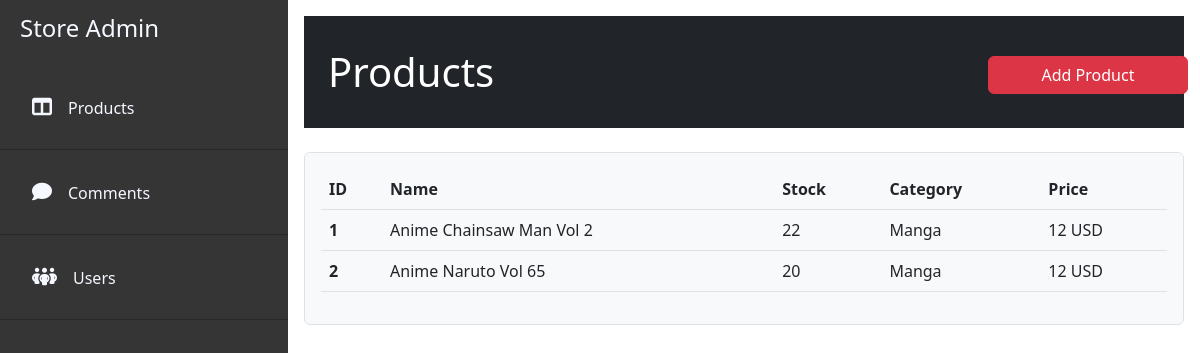
/additem/, run on an earlier commit of the app's database.
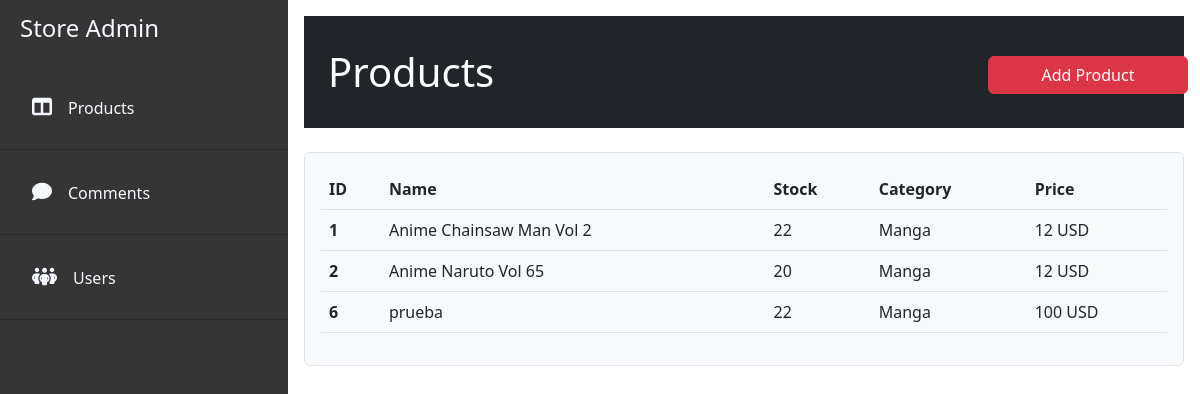
And on a later commit of the database.
### animestore/models.py (models this page shows, shortened)
class Product(models.Model):
    name = models.CharField(max_length=200, help_text="Name of product")
    stock = models.IntegerField(help_text="Stock")
    price = models.IntegerField(help_text="Price", null=True)
    category = models.ForeignKey('category', on_delete=models.SET_NULL, null=True)
    image = models.ImageField(upload_to="img/products")
    description = models.CharField(max_length=500, help_text="Product Description", default="Product Description")
    class Meta:
        verbose_name = ("Product")

class category(models.Model):
    typeOf = models.CharField(max_length=200, help_text="Type of category")
    def __str__(self):
        return f'{self.typeOf}'

### tienda/views.py (the view)
# urls.py: path('additem/', addItems,     name="additems"),
def addItems(request):
    total_categories = category.objects.all().count()
    products = Product.objects.all()
    context = {"products": products, "total_categories": total_categories}
    return render(request, "additems.html", context)

### animestore/templates/additems.html (shortened to what this page needs)
{% extends "admin_generic.html" %}
{% load static %}
{% block content %}
<div id="content">
    <section>
      <div class="container">
        <div class="row">
          <div class="col-lg-9 bg-dark text-white p-4 rounded-right">
            <h1 class="mt-2 mb-2">Products</h1>
          </div>
          <div class="col-lg-3 bg-dark rounded-left p-4">
            <button class="btn btn-danger mt-3" id="buttonAdd">Add Product</button>
          </div>
        </div>
      </div>
    </section>
    <section class="info mt-4">
      <div class="container">
        <div class="row">
          <div class="col-lg-12 p-3 rounded bg-light border">
            <table class="table">
              <thead>
                <tr>
                  <th scope="col">ID</th>
                  <th scope="col">Name</th>
                  <th scope="col">Stock</th>
                  <th scope="col">Category</th>
                  <th scope="col">Price</th>
                </tr>
              </thead>
              <tbody>
                {% for product in products %}
                <tr>
                  <th scope="row">{{product.id}}</th>
                  <td>{{product.name}}</td>
                  <td>{{product.stock}}</td>
                  <td>{{product.category}}</td>
                  <td>{{product.price}} USD</td>
                </tr>
                {% endfor %}
              </tbody>
            </table>
          </div>
          </div>
        </div>
      </div>
  </div>
  {% endblock %}

What changed in the data, as far as the page shows it:
added Product: id "6", name "prueba", stock "22", category "Manga", price "100"
